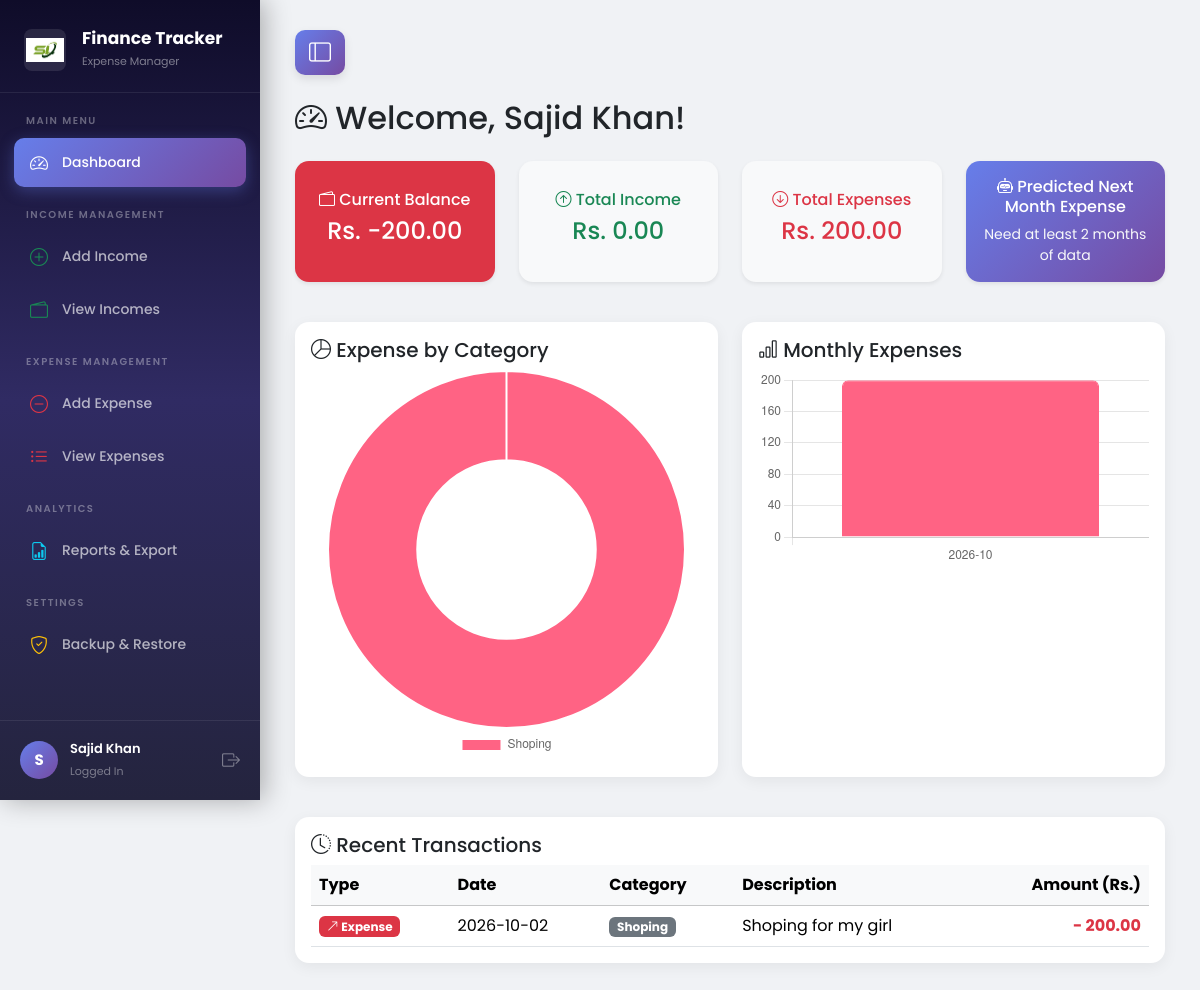
The app's page /dashboard (signed in) with its own data.
### tables this page shows
CREATE TABLE transactions(
        id INTEGER PRIMARY KEY AUTOINCREMENT,
        user_id INTEGER NOT NULL,
        type TEXT NOT NULL,
        category TEXT NOT NULL,
        amount REAL NOT NULL,
        description TEXT,
        date DATE NOT NULL,
        created_at TIMESTAMP DEFAULT CURRENT_TIMESTAMP,
        FOREIGN KEY (user_id) REFERENCES users(id)
    );

### routes/dashboard.py (the view)
@dashboard_bp.route('/dashboard')
def dashboard():
    if 'user_id' not in session:
        return redirect(url_for('auth.login'))
    db = get_db()
    user_id = session['user_id']
    predicted_expense = predict_next_month_expense(db, user_id)
    expense = db.execute("""
        SELECT SUM(amount) FROM transactions
        WHERE user_id = ? AND type = 'expense'
    """, (user_id,)).fetchone()[0]
    expense = expense if expense else 0
    income = db.execute("""
        SELECT SUM(amount) FROM transactions
        WHERE user_id = ? AND type = 'income'
    """, (user_id,)).fetchone()[0]
    income = income if income else 0
    balance = income - expense
    category_data = db.execute("""
        SELECT category, SUM(amount) as total
        FROM transactions
        WHERE user_id = ? AND type = 'expense'
        GROUP BY category
        ORDER BY total DESC
    """, (user_id,)).fetchall()
    categories = [row['category'] for row in category_data]
    category_amounts = [row['total'] for row in category_data]
    monthly_data = db.execute("""
        SELECT strftime('%Y-%m', date) as month, SUM(amount) as total
        FROM transactions
        WHERE user_id = ? AND type = 'expense'
        GROUP BY month
        ORDER BY month
    """, (user_id,)).fetchall()
    months = [row['month'] for row in monthly_data]
    monthly_amounts = [row['total'] for row in monthly_data]
    recent_transactions = db.execute("""
        SELECT type, category, amount, date, description
        FROM transactions
        WHERE user_id = ?
        ORDER BY date DESC
        LIMIT 5
    """, (user_id,)).fetchall()
    return render_template(
        "dashboard.html",
        name=session['user_name'],
        expense=expense,
        income=income,
        balance=balance,
        categories=categories,
        category_amounts=category_amounts,
        months=months,
        monthly_amounts=monthly_amounts,
        recent_transactions=recent_transactions,
        predicted_expense=predicted_expense
    )

### app.py (called while the page is built)
@app.teardown_appcontext
def shutdown_session(exception=None):
    close_connection(exception)

### models/database.py (called while the page is built)
def get_db():
    db = getattr(g, '_database', None)
    if db is None:
        db = g._database = sqlite3.connect(DATABASE)
        db.row_factory = sqlite3.Row
    return db

def close_connection(exception):
    db = getattr(g, '_database', None)
    if db is not None:
        db.close()

### utils/ml_model.py (called while the page is built, shortened)
def predict_next_month_expense(db, user_id):
    data = db.execute("""
        SELECT strftime('%Y-%m', date) as month_year, SUM(amount) as total
        FROM transactions
        WHERE user_id = ? AND type = 'expense'
        GROUP BY month_year
        ORDER BY month_year ASC
    """, (user_id,)).fetchall()
    if len(data) < 2:
        return None

### templates/dashboard.html (shortened to what this page needs)
{% extends "base.html" %}
{% block content %}
<h2 class="mb-4"><i class="bi bi-speedometer2"></i> Welcome, {{ name }}!</h2>
<div class="row mb-4">
    <div class="col-md-3 mb-3">
        <div class="card text-white {% if balance >= 0 %}bg-success{% else %}bg-danger{% endif %} h-100 shadow-sm">
            <div class="card-body text-center d-flex flex-column justify-content-center">
                <h6><i class="bi bi-wallet2"></i> Current Balance</h6>
                <h4>Rs. {{ "%.2f"|format(balance) }}</h4>
            </div>
        </div>
    </div>
    <div class="col-md-3 mb-3">
        <div class="card bg-light h-100 border-success border-2 shadow-sm" style="border-radius: 14px;">
            <div class="card-body text-center d-flex flex-column justify-content-center">
                <h6 class="text-success"><i class="bi bi-arrow-up-circle"></i> Total Income</h6>
                <h4 class="text-success">Rs. {{ "%.2f"|format(income) }}</h4>
            </div>
        </div>
    </div>
    <div class="col-md-3 mb-3">
        <div class="card bg-light h-100 border-danger border-2 shadow-sm" style="border-radius: 14px;">
            <div class="card-body text-center d-flex flex-column justify-content-center">
                <h6 class="text-danger"><i class="bi bi-arrow-down-circle"></i> Total Expenses</h6>
                <h4 class="text-danger">Rs. {{ "%.2f"|format(expense) }}</h4>
            </div>
        </div>
    </div>
    <div class="col-md-3 mb-3">
    <div class="card h-100 shadow-sm" style="background: linear-gradient(135deg, #667eea 0%, #764ba2 100%); color: white; border-radius: 14px;">
        <div class="card-body text-center d-flex flex-column justify-content-center">
            <h6><i class="bi bi-robot"></i> Predicted Next Month Expense</h6>
            {% if predicted_expense != None %}
                <h4>Rs. {{ "%.2f"|format(predicted_expense) }}</h4>
                {% if expense > predicted_expense * 0.8 %}
                    <small class="badge bg-danger mt-2">Warning: Nearing predicted limit!</small>
                {% else %}
                    <small class="badge bg-success mt-2">On Track</small>
                {% endif %}
            {% else %}
                <small class="text-light">Need at least 2 months of data</small>
            {% endif %}
        </div>
    </div>
</div>
</div>
{% if categories|length > 0 %}
<div class="row mb-4" id="charts">
    <div class="col-md-6 mb-3">
        <div class="card h-100">
            <div class="card-body">
                <h5 class="card-title"><i class="bi bi-pie-chart"></i> Expense by Category</h5>
                <canvas id="categoryChart"></canvas>
            </div>
        </div>
    </div>
    <div class="col-md-6 mb-3">
        <div class="card h-100">
            <div class="card-body">
                <h5 class="card-title"><i class="bi bi-bar-chart"></i> Monthly Expenses</h5>
                <canvas id="monthlyChart"></canvas>
            </div>
        </div>
    </div>
</div>
{% endif %}
<div class="card mb-4">
    <div class="card-body">
        <h5 class="card-title"><i class="bi bi-clock-history"></i> Recent Transactions</h5>
        {% if recent_transactions %}
        <div class="table-responsive">
            <table class="table table-hover mb-0">
                <thead class="table-light">
                    <tr>
                        <th>Type</th>
                        <th>Date</th>
                        <th>Category</th>
                        <th>Description</th>
                        <th class="text-end">Amount (Rs.)</th>
                    </tr>
                </thead>
                <tbody>
                    {% for txn in recent_transactions %}
                    <tr>
                        <td>
                            {% if txn['type'] == 'income' %}
                                <span class="badge bg-success"><i class="bi bi-arrow-down-left"></i> Income</span>
                            {% else %}
                                <span class="badge bg-danger"><i class="bi bi-arrow-up-right"></i> Expense</span>
                            {% endif %}
                        </td>
                        <td>{{ txn['date'] }}</td>
                        <td><span class="badge bg-secondary">{{ txn['category'] }}</span></td>
                        <td>{{ txn['description'] if txn['description'] else '-' }}</td>
                        <td class="text-end fw-bold {% if txn['type'] == 'income' %}text-success{% else %}text-danger{% endif %}">
                            {% if txn['type'] == 'income' %}+{% else %}-{% endif %} {{ "%.2f"|format(txn['amount']) }}
                        </td>
                    </tr>
                    {% endfor %}
                </tbody>
            </table>
        </div>
        {% else %}
        <p class="text-muted mb-0">No transactions yet. Start adding income or expenses!</p>
        {% endif %}
    </div>
</div>
{% endblock %}
{% block extra_js %}
<script>
    const colors = ['#FF6384', '#36A2EB', '#FFCE56', '#4BC0C0', '#9966FF', '#FF9F40', '#C9CBCF', '#7BC225'];
    // Category Chart
    const categories = {{ categories|tojson }};
    const categoryAmounts = {{ category_amounts|tojson }};
    if (categories.length > 0) {
        new Chart(document.getElementById('categoryChart'), {
            type: 'doughnut',
            data: {
                labels: categories,
                datasets: [{
                    data: categoryAmounts,
                    backgroundColor: colors.slice(0, categories.length),
                    borderWidth: 2
                }]
            },
            options: { responsive: true, plugins: { legend: { position: 'bottom' } } }
        });
    }
    // Monthly Chart
    const months = {{ months|tojson }};
    const monthlyAmounts = {{ monthly_amounts|tojson }};
    if (months.length > 0) {
        new Chart(document.getElementById('monthlyChart'), {
            type: 'bar',
            data: {
                labels: months,
                datasets: [{
                    label: 'Expense (Rs.)',
                    data: monthlyAmounts,
                    backgroundColor: '#FF6384',
                    borderColor: '#FF6384',
                    borderWidth: 1,
                    borderRadius: 6
                }]
            },
            options: { responsive: true, scales: { y: { beginAtZero: true } }, plugins: { legend: { display: false } } }
        });
    }
</script>
{% endblock %}

### templates/base.html (style rules this page uses)
* { font-family: 'Poppins', sans-serif; }
body { background-color: #f0f2f5; margin: 0; overflow-x: hidden; }
.card { border: none; border-radius: 14px; box-shadow: 0 4px 15px rgba(0,0,0,0.06); }

### records on screen
transactions: type "Expense", date "2026-10-02", category "Shoping", description "Shoping for my girl", amount "200.00"

### other values on screen
{{ session.get('user_name', 'U')[0]|upper }} "S"
{{ session.get('user_name') }} "Sajid Khan"
{{ name }} "Sajid Khan"
{{ "%.2f"|format(balance) }} "-200.00"
{{ "%.2f"|format(income) }} "0.00"
{{ "%.2f"|format(expense) }} "200.00"
chart data {{ categories|tojson }} ["Shoping"]
chart data {{ months|tojson }} ["2026-10"]
chart data {{ monthly_amounts|tojson }} [200.0]
